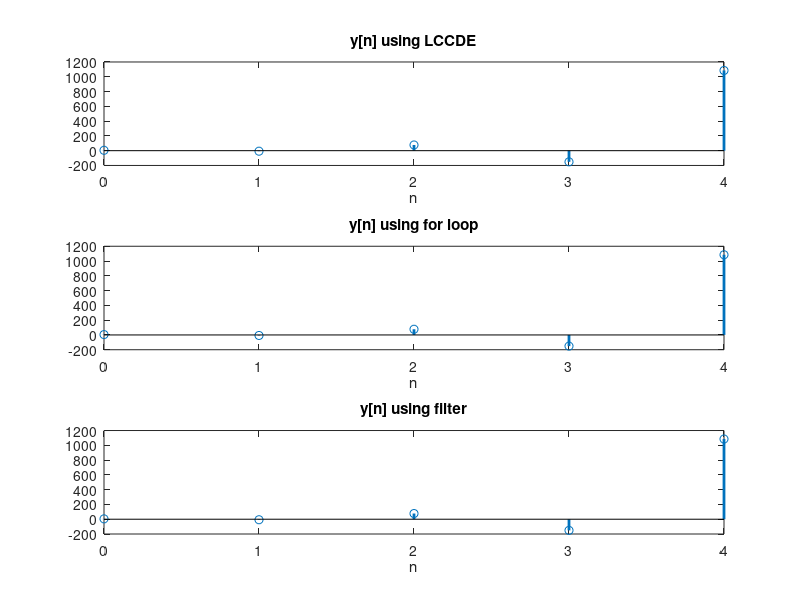

The MATLAB script that drew this image:
%% (a)
n = 0:4;
y_LCCDE = (24/7)*((-4).^n) + (18/7)*(3.^n) -1;

figure(1);
subplot(3, 1, 1);
stem(n, y_LCCDE, 'LineWidth', 2);
title('y[n] using LCCDE');
xlabel('n');
%% (b)
shift = 3;
y_for(shift - 2) = -0.5;
y_for(shift - 1) = -1;
x = zeros(1, 7);
x(shift + [0:4]) = 10;

for n = 0:4
    y_for(shift + n) = x(shift + n) - y_for(shift - 1 + n) + 12*y_for(shift - 2 + n);
end

y_for_result = y_for(shift:end);

n = 0:4;
subplot(3, 1, 2);
stem(n, y_for_result, 'LineWidth', 2);
title('y[n] using for loop');
xlabel('n');
%% (c)
b = [1];  % Coefficient of x[n]
a = [1 1 -12];  % Coefficients of y[n] (based on the difference equation)

% Initial conditions for y[n] (assuming y[-1] = 0 and y[-2] = 0)
y_initial = [-1 -0.5];  % Initial conditions for y[n]

% Use the filter function to compute the output
x = 10*ones(1, 5);  % Input signal
zi = filtic(b, a, y_initial);  % Define the initial conditions
y_filter = filter(b, a, x, zi);  % Compute the output using filter

% Display the output y[n]
disp('Part (c) Output y[n] for n=0 to 4 using filter and filtic:');
disp(y_filter);

n=0:4;
subplot(3, 1, 3);
stem(n, y_filter, 'LineWidth', 2);
title('y[n] using filter');
xlabel('n');



